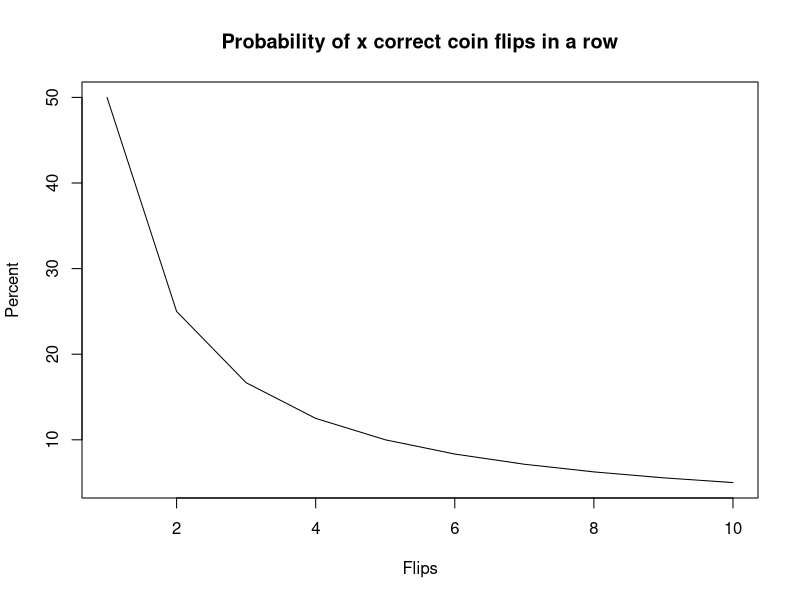

Recreate this plot in R.

# Basic coin flip function

cf <- function(x) {
    1/(x*2) * 100
}

# Generate a percentage for each flip in an array

odds = c()

# i the number of times the coin will be flipped

for (i in 1:10) {
    odds <- append(cf(i), odds)
}

# Now chart the array
plot(rev(odds), type="l", xlab="Flips", ylab="Percent", main="Probability of x correct coin flips in a row")